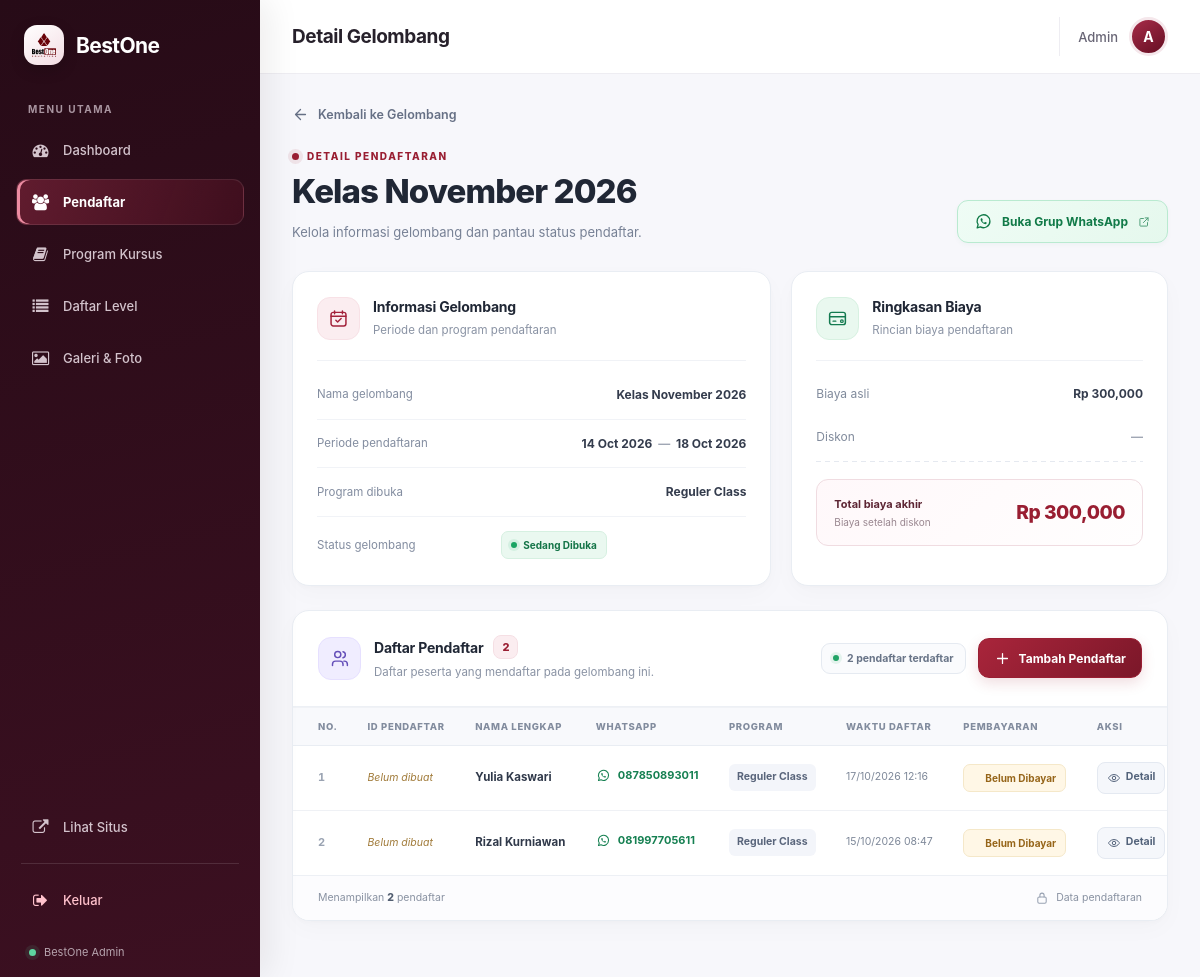
Page /admin/pendaftar/detail/1 (signed in) on the committed database.
### models/database.py (models this page shows, shortened)
class Periode(db.Model):
    __tablename__ = 'periode'
    id = db.Column(db.Integer, primary_key=True)
    nama = db.Column(db.String(100), nullable=False)
    mulai = db.Column(db.DateTime)
    selesai = db.Column(db.DateTime)
    kelas_mulai = db.Column(db.DateTime)
    program_dibuka = db.Column(db.String(255))
    level_dibuka = db.Column(db.Text, nullable=True)
    biaya = db.Column(db.Integer)
    diskon = db.Column(db.Integer)
    link_grup_wa = db.Column(db.String(255))
    dibuat_pada = db.Column(db.DateTime, default=db.func.now())
    pendaftar = db.relationship('Pendaftar', backref='periode', lazy=True, cascade='all, delete-orphan')
    @property
    def biaya_akhir(self):
        if not self.biaya:
            return 0
        if not self.diskon:
            return self.biaya
        return int(self.biaya * (100 - self.diskon) / 100)
    @property
    def sedang_aktif(self):
        from datetime import datetime
        sekarang = datetime.now()
        if self.mulai and self.selesai:
            return self.mulai <= sekarang <= self.selesai
        if self.mulai:
            return sekarang >= self.mulai
        if self.selesai:
            return sekarang <= self.selesai
        return False

class Pendaftar(db.Model):
    __tablename__ = 'pendaftar'
    id = db.Column(db.Integer, primary_key=True)
    periode_id = db.Column(db.Integer, db.ForeignKey('periode.id'), nullable=False)
    nama = db.Column(db.String(100), nullable=False)
    whatsapp = db.Column(db.String(20))
    program = db.Column(db.String(100))
    level = db.Column(db.String(20), nullable=True)
    email = db.Column(db.String(100), nullable=True)
    alamat = db.Column(db.Text, nullable=True)
    jenis_kelamin = db.Column(db.String(10))
    tempat_lahir = db.Column(db.String(100))
    tanggal_lahir = db.Column(db.Date)
    nomor_identitas = db.Column(db.String(50))
    telepon = db.Column(db.String(20))
    provinsi = db.Column(db.String(100))
    kabupaten = db.Column(db.String(100))
    kecamatan = db.Column(db.String(100))
    kelurahan = db.Column(db.String(100))
    pendidikan = db.Column(db.String(50))
    tujuan_belajar = db.Column(db.String(50))
    sumber_info = db.Column(db.String(50))
    catatan = db.Column(db.Text, nullable=True)
    waktu_daftar = db.Column(db.DateTime, default=db.func.now())
    status = db.Column(db.String(20), default='Baru')
    id_pendaftar = db.Column(db.String(20), unique=True)
    sudah_bayar = db.Column(db.Boolean, default=False)

### routes/admin/pendaftar.py (the view)
@pendaftar_bp.route('/pendaftar/detail/<int:periode_id>')
def detail(periode_id):
    cek = cek_login()
    if cek: return cek
    periode = Periode.query.get_or_404(periode_id)
    daftar_pendaftar = Pendaftar.query.filter_by(periode_id=periode.id).order_by(Pendaftar.waktu_daftar.desc()).all()
    return render_template('admin/detail_pendaftar.html',
        halaman='pendaftar',
        periode=periode,
        daftar_pendaftar=daftar_pendaftar
    )

### app.py (called while the page is built)
@app.before_request
def force_https():
    if request.headers.get("X-Forwarded-Proto") == "https":
        request.environ["wsgi.url_scheme"] = "https"

### routes/admin/pendaftar.py (called while the page is built)
def cek_login():
    if not session.get('admin_logged_in'):
        return redirect(url_for('login.login'))

### templates/admin/detail_pendaftar.html (shortened to what this page needs)
{% extends "admin/base_admin.html" %}
{% block judul_halaman %}Detail Gelombang{% endblock %}
{% block isi %}
<div class="detail-gelombang">
  <header class="dg-header">
    <div class="dg-header-kiri">
      <a href="{{ url_for('admin_pendaftar.pendaftar') }}" class="dg-btn-kembali">
        <svg viewBox="0 0 24 24" fill="none" aria-hidden="true">
          <path d="M19 12H5M12 19l-7-7 7-7"
                stroke="currentColor" stroke-width="1.8"
                stroke-linecap="round" stroke-linejoin="round"/>
        </svg>
        <span>Kembali ke Gelombang</span>
      </a>
      <div class="dg-judul-wrapper">
        <div class="dg-eyebrow">
          <span class="dg-eyebrow-dot"></span>
          DETAIL PENDAFTARAN
        </div>
        <h1>{{ periode.nama }}</h1>
        <p>Kelola informasi gelombang dan pantau status pendaftar.</p>
      </div>
    </div>
    {% if periode.link_grup_wa %}
    <a href="{{ periode.link_grup_wa }}"
       target="_blank"
       rel="noopener noreferrer"
       class="dg-btn-wa">
      Buka Grup WhatsApp
    </a>
    {% endif %}
  </header>
  <section class="dg-ringkasan">
    <article class="dg-card dg-card-info">
      <div class="dg-card-heading">
        <div class="dg-card-icon dg-icon-merah">
        </div>
        <div>
          <h2>Informasi Gelombang</h2>
          <p>Periode dan program pendaftaran</p>
        </div>
      </div>
      <div class="dg-info-list">
        <div class="dg-info-row">
          <span class="dg-info-label">Nama gelombang</span>
          <strong class="dg-info-value">{{ periode.nama }}</strong>
        </div>
        <div class="dg-info-row">
          <span class="dg-info-label">Periode pendaftaran</span>
          <strong class="dg-info-value">
            {% if periode.mulai and periode.selesai %}
              {{ periode.mulai.strftime('%d %b %Y') }}
              <span class="dg-sampai">—</span>
              {{ periode.selesai.strftime('%d %b %Y') }}
            {% else %}
              —
            {% endif %}
          </strong>
        </div>
        <div class="dg-info-row">
          <span class="dg-info-label">Program dibuka</span>
          <strong class="dg-info-value">{{ periode.program_dibuka }}</strong>
        </div>
        <div class="dg-info-row dg-info-row-status">
          <span class="dg-info-label">Status gelombang</span>
          {% if periode.sedang_aktif %}
            <span class="dg-badge dg-badge-aktif">
              <span class="dg-status-dot"></span>
              Sedang Dibuka
            </span>
          {% else %}
            <span class="dg-badge dg-badge-tutup">
              <span class="dg-status-dot"></span>
              Tertutup / Belum Mulai
            </span>
          {% endif %}
        </div>
      </div>
    </article>
    <article class="dg-card dg-card-biaya">
      <div class="dg-card-heading">
        <div class="dg-card-icon dg-icon-hijau">
        </div>
        <div>
          <h2>Ringkasan Biaya</h2>
          <p>Rincian biaya pendaftaran</p>
        </div>
      </div>
      <div class="dg-biaya-list">
        <div class="dg-biaya-row">
          <span>Biaya asli</span>
          <strong>Rp {{ "{:,}".format(periode.biaya or 0) }}</strong>
        </div>
        <div class="dg-biaya-row">
          <span>Diskon</span>
          {% if periode.diskon %}
            <span class="dg-diskon">-{{ periode.diskon }}%</span>
          {% else %}
            <strong class="dg-nilai-netral">—</strong>
          {% endif %}
        </div>
        <div class="dg-biaya-pemisah"></div>
        <div class="dg-biaya-total">
          <div>
            <span>Total biaya akhir</span>
            <small>Biaya setelah diskon</small>
          </div>
          <strong>Rp {{ "{:,}".format(periode.biaya_akhir) }}</strong>
        </div>
      </div>
    </article>
  </section>
  <section class="dg-card dg-card-pendaftar">
    <div class="dg-pendaftar-heading">
      <div class="dg-pendaftar-title">
        <div class="dg-card-icon dg-icon-ungu">
        </div>
        <div>
          <div class="dg-pendaftar-title-line">
            <h2>Daftar Pendaftar</h2>
            <span class="dg-count">{{ daftar_pendaftar|length }}</span>
          </div>
          <p>Daftar peserta yang mendaftar pada gelombang ini.</p>
        </div>
      </div>
      <div class="dg-pendaftar-header-actions">
        <div class="dg-total-pendaftar">
          <span class="dg-total-dot"></span>
          {{ daftar_pendaftar|length }} pendaftar terdaftar
        </div>
        <a
          href="{{ url_for('admin_pendaftar.tambah_manual', periode_id=periode.id) }}"
          class="dg-btn-tambah-pendaftar"
        >
          <svg viewBox="0 0 24 24" fill="none" aria-hidden="true">
            <path
              d="M12 5v14M5 12h14"
              stroke="currentColor"
              stroke-width="1.8"
              stroke-linecap="round"
            />
          </svg>
          <span>Tambah Pendaftar</span>
        </a>
      </div>
    </div>
    <div class="dg-tabel-scroll">
      <table class="dg-tabel">
        <thead>
          <tr>
            <th class="dg-th-no">No.</th>
            <th>ID Pendaftar</th>
            <th>Nama Lengkap</th>
            <th>WhatsApp</th>
            <th>Program</th>
            <th>Waktu Daftar</th>
            <th>Pembayaran</th>
            <th class="dg-th-aksi">Aksi</th>
          </tr>
        </thead>
        <tbody>
          {% if daftar_pendaftar %}
            {% for p in daftar_pendaftar %}
            <tr>
              <td class="dg-nomor">{{ loop.index }}</td>
              <td>
                {% if p.sudah_bayar %}
                  <span class="dg-id-pendaftar">{{ p.id_pendaftar }}</span>
                {% else %}
                  <span class="dg-id-belum">Belum dibuat</span>
                {% endif %}
              </td>
              <td>
                <div class="dg-nama-pendaftar">{{ p.nama }}</div>
              </td>
              <td>
                <a href="https://wa.me/{{ p.whatsapp | replace('-','') | replace(' ','') }}"
                   target="_blank"
                   rel="noopener noreferrer"
                   class="dg-link-wa">
                  {{ p.whatsapp }}
                </a>
              </td>
              <td>
                <span class="dg-program">{{ p.program }}</span>
              </td>
              <td class="dg-waktu">
                {{ p.waktu_daftar.strftime('%d/%m/%Y %H:%M') if p.waktu_daftar else '-' }}
              </td>
              <td>
                {% if p.sudah_bayar %}
                  <span class="dg-badge dg-badge-lunas">
                    <svg viewBox="0 0 20 20" fill="none" aria-hidden="true">
                      <path d="m5 10 3.2 3.2L15 6.5"
                            stroke="currentColor" stroke-width="1.8"
                            stroke-linecap="round" stroke-linejoin="round"/>
                    </svg>
                    Sudah Dibayar
                  </span>
                {% else %}
                  <span class="dg-badge dg-badge-menunggu">
                    <span class="dg-status-dot"></span>
                    Belum Dibayar
                  </span>
                {% endif %}
              </td>
              <td class="dg-aksi">
                <div class="dg-aksi-group">
                  <a href="{{ url_for(
                                'admin_pendaftar.detail_data',
                                pendaftar_id=p.id
                            ) }}"
                    class="dg-btn-aksi dg-btn-detail"
                    title="Detail gelombang"
                    aria-label="Detail gelombang">
                    <svg viewBox="0 0 24 24" fill="none" aria-hidden="true">
                      <path d="M2.5 12s3.5-6 9.5-6 9.5 6 9.5 6-3.5 6-9.5 6-9.5-6-9.5-6Z"
                            stroke="currentColor" stroke-width="1.7"
                            stroke-linejoin="round"/>
                      <circle cx="12" cy="12" r="3"
                              stroke="currentColor" stroke-width="1.7"/>
                    </svg>
                    <span>Detail</span>
                  </a>
                </div>
              </td>
            </tr>
            {% endfor %}
          {% endif %}
        </tbody>
      </table>
    </div>
    <footer class="dg-tabel-footer">
      <span>
        Menampilkan <strong>{{ daftar_pendaftar|length }}</strong> pendaftar
      </span>
      <span class="dg-footer-secure">
        <svg viewBox="0 0 20 20" fill="none" aria-hidden="true">
          <rect x="4" y="8.5" width="12" height="9" rx="2"
                stroke="currentColor" stroke-width="1.5"/>
          <path d="M7 8.5V6a3 3 0 0 1 6 0v2.5"
                stroke="currentColor" stroke-width="1.5"
                stroke-linecap="round"/>
        </svg>
        Data pendaftaran
      </span>
    </footer>
  </section>
</div>
{% endblock %}

### static/css/admin/base.css (style rules this page uses)
* { margin: 0; padding: 0; box-sizing: border-box; }
body { font-family: system-ui, -apple-system, sans-serif; background: #f4f6f9; color: #1f2937; min-height: 100vh; }
:root { --admin-primary: #8e1932; --admin-primary-dark: #650e22; --admin-sidebar: #270b17; --admin-sidebar-bottom: #3c1021; --admin-text: #20202b; --admin-muted: #8b8b9b; --admin-border: #eeedf2; --admin-bg: #f7f7fb; --admin-radius: 14px; }
body { background: var(--admin-bg); color: var(--admin-text); font-family: Inter, system-ui, -apple-system, sans-serif; }

### rows in the picture
Periode: nama "Kelas November 2026", mulai "14 Oct 2026", selesai "18 Oct 2026", program_dibuka "Reguler Class", biaya "300,000", biaya_akhir "300,000"
Pendaftar: sudah_bayar "Belum dibuat", nama "Yulia Kaswari", whatsapp "087850893011", program "Reguler Class", waktu_daftar "17/10/2026 12:16"
Pendaftar: sudah_bayar "Belum dibuat", nama "Rizal Kurniawan", whatsapp "081997705611", program "Reguler Class", waktu_daftar "15/10/2026 08:47"

### other values in the picture
{{ daftar_pendaftar|length }} "2"
